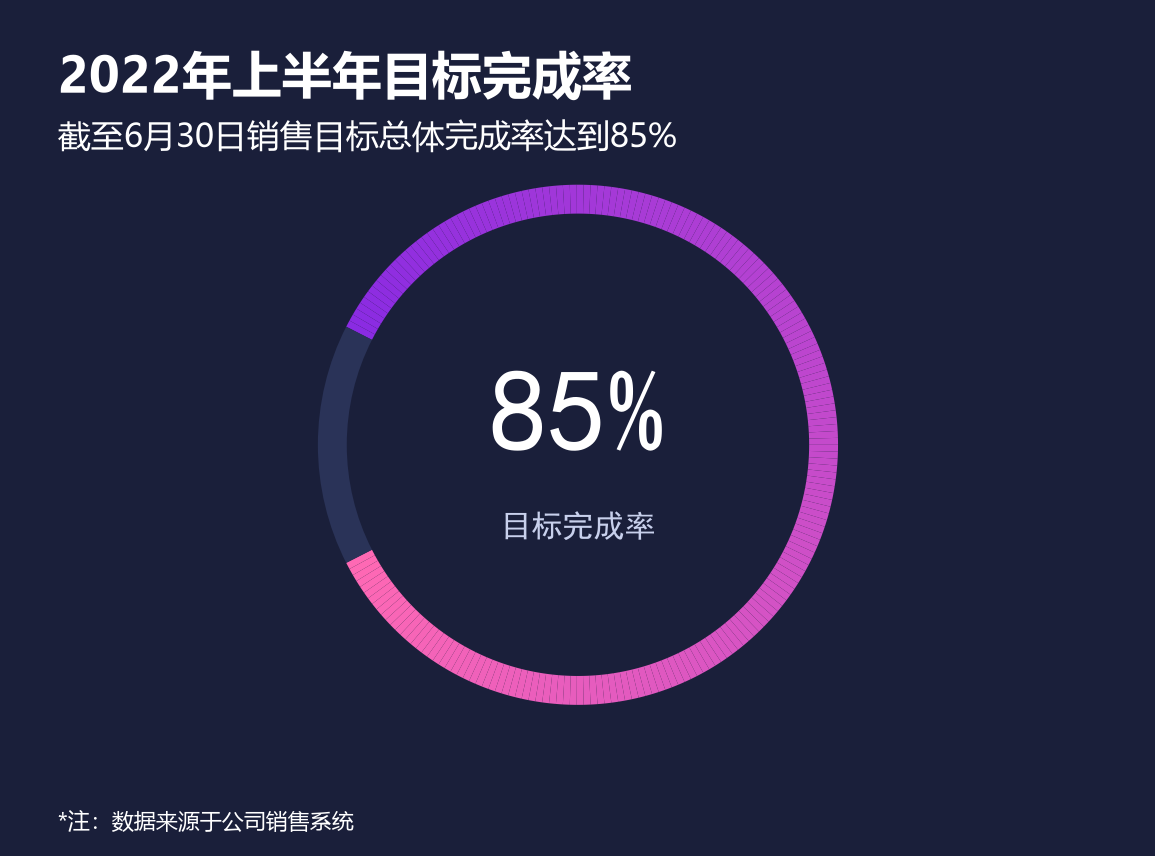

Write Python code to recreate this figure.
import matplotlib.pyplot as plt
from matplotlib.font_manager import FontProperties
from matplotlib.patches import Wedge
import numpy as np

plt.rcParams['font.sans-serif'] = ['SimHei', 'Microsoft YaHei']
plt.rcParams['axes.unicode_minus'] = False

f_title = FontProperties(family='Microsoft YaHei', size=18, weight='bold')
f_sub   = FontProperties(family='Microsoft YaHei', size=12, weight='normal')
f_note  = FontProperties(family='Microsoft YaHei', size=8)

BG_COLOR = '#1A1F3A'

fig = plt.figure(figsize=(14.68 / 2.54, 10.88 / 2.54), facecolor=BG_COLOR)

ax = fig.add_axes([0.25, 0.12, 0.5, 0.72])
ax.set_facecolor(BG_COLOR)
ax.set_aspect('equal')
ax.axis('off')

percent = 85
remaining = 15

r_outer = 0.9
r_inner = 0.80

start_angle = 207
filled_span = 360 * percent / 100

n_segments = 200
purple = np.array([138, 43, 226]) / 255.0
pink = np.array([255, 105, 180]) / 255.0

for i in range(n_segments):
    t0 = start_angle + filled_span * i / n_segments
    t1 = start_angle + filled_span * (i + 1) / n_segments
    frac = i / (n_segments - 1)
    color = pink * (1 - frac) + purple * frac
    wedge = Wedge((0, 0), r_outer, t0, t1,
                  width=r_outer - r_inner, facecolor=color, edgecolor='none')
    ax.add_patch(wedge)

empty_start = start_angle + filled_span
empty_span = 360 * remaining / 100
wedge_empty = Wedge((0, 0), r_outer, empty_start, empty_start + empty_span,
                    width=r_outer - r_inner, facecolor='#2A3358', edgecolor='none')
ax.add_patch(wedge_empty)

ax.text(0, 0.12, f'{percent}%', ha='center', va='center',
        fontsize=42, color='white', fontweight='bold')
ax.text(0, -0.28, '目标完成率', ha='center', va='center',
        fontsize=11, color='#C8D0EC')

fig.text(0.05, 0.94, '2022年上半年目标完成率', ha='left', va='top',
         fontproperties=f_title, color='#FFFFFF')
fig.text(0.05, 0.86, '截至6月30日销售目标总体完成率达到85%', ha='left', va='top',
         fontproperties=f_sub, color='#FFFFFF')
fig.text(0.05, 0.025, '*注：数据来源于公司销售系统', ha='left', va='bottom',
         fontproperties=f_note, color='#FFFFFF')

ax.set_xlim(-1, 1)
ax.set_ylim(-1, 1)

plt.savefig('单值圆环.png', dpi=200, facecolor=BG_COLOR)
print('done')
